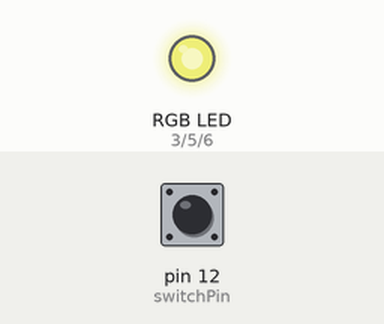
Simulated run of this sketch. Board: Arduino Nano, built with avr-gcc and run on an emulated ATmega328P. Shown: an RGB LED mixed from three pins (HIGH = lit). Dashed ring = blinking. Inputs (shaded band) come from the test bench; at power-on: pin 12 (switchPin) HIGH. Dim RGB values are drawn brighter than linear.

Above: at 1.2 s.
1.3 s: pin 12 (switchPin) pulled LOW for 0.15 s
At 3.15 s:
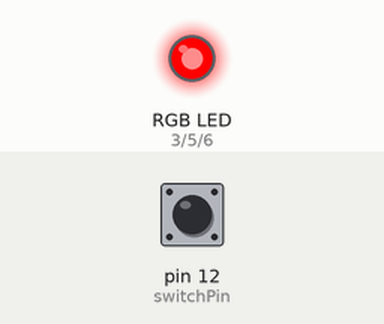
4.3 s: pin 12 (switchPin) pulled LOW for 1 s
At 4.75 s:
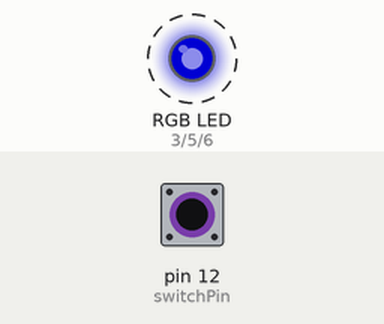
7.3 s: pin 12 (switchPin) pulled LOW for 0.15 s
10.3 s: pin 12 (switchPin) pulled LOW for 3.2 s
At 10.75 s:
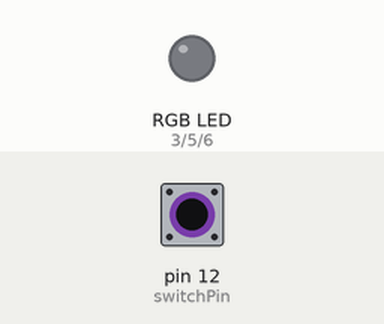
15.0 s: pin 12 (switchPin) pulled LOW for 0.15 s
At 16.79 s:
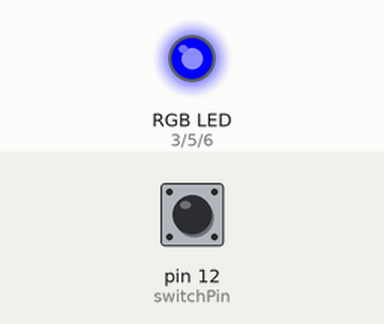
18.1 s: pin 12 (switchPin) pulled LOW for 1 s
Timing chart, 0 to 30.8 s (numbered marks = the images above; inputs shaded):
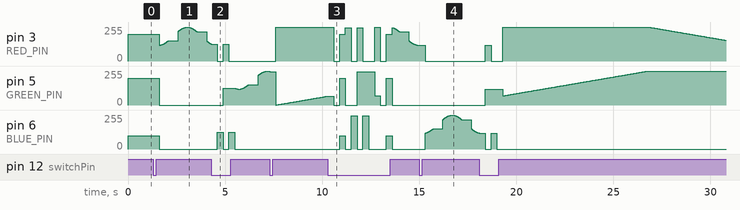

The sketch:

minecraft-ore-cube.ino
```cpp
// Program for the Minecraft Ore lamp. See https://www.thingiverse.com/thing:3625720
//
// Made on an Arduino Nano V3. The LED pins needs to be PWM capable pins.
//
// Pins:
// Red: 3
// Green: 5
// Blue: 6
// Switch: 12
//
// The button has seven functions.
// Button press #1-#5 switches between the different Minecraft ore colors (except coal).
// To change the fade effect on the ore colors, change the MIN/MAX variable. The fade effect will cycle the intensisty
// of the LED between these values.
// Button press #6 runs the LED through all colors. To speed up/slow down this effect, change the SPEED variable.
// Button press #7 switches off the LED. Another click on the button starts from the beginning again.
//
// Jörgen Pehrson, 2019
//
// Code edited to Chrono-Library cause Metro is not longer supported
// Thomas Denkmann, 2025


//#include <Metro.h>   //Not longer supported
#include <Chrono.h>

byte buttonPresses = 0;
byte lastPressCount = 1;

#define switchPin 12
#define RED_PIN 3
#define GREEN_PIN 5
#define BLUE_PIN 6
#define ARR_LEN 6
#define RGB_MAX 255
#define MAX_STEPS ARR_LEN * RGB_MAX
#define SPEED 40

int rgbRainbowMap[ARR_LEN][3] = {
  { 1, 0, 0 },
  { 1, 1, 0 },
  { 0, 1, 0 },
  { 0, 1, 1 },
  { 0, 0, 1 },
  { 1, 0, 1 },
};

byte maxi = 255; // 'max' and 'min' edited due ...
byte mini = 120; // ...to conflicts during compilation
float arg1 = 0;
float arg2 = 0;

int gleamStep = MAX_STEPS;
// Metro gleamMetro = Metro(SPEED);
Chrono myChrono;

void setup() {
  pinMode(switchPin, INPUT_PULLUP);
  pinMode(RED_PIN, OUTPUT);
  pinMode(GREEN_PIN, OUTPUT);
  pinMode(BLUE_PIN, OUTPUT);

}

void loop(){
  float out;

  if (digitalRead(switchPin) == LOW)
   {
    Serial.print("Pressed!");
    buttonPresses++;
    delay(300);
  }
  if (buttonPresses == 8) {
    buttonPresses = 0;
  }
  if (lastPressCount != buttonPresses)
  {
    lastPressCount = buttonPresses;
  }
      switch (buttonPresses) {
      case 0:
        // Iron
        analogWrite(RED_PIN, 200);
        analogWrite(GREEN_PIN, 200);
        analogWrite(BLUE_PIN, 100);
        break;
        case 1:
        // Redstone
        out = fadeLed();
        analogWrite(RED_PIN, out);
        analogWrite(GREEN_PIN, LOW);
        analogWrite(BLUE_PIN, LOW);
        break;
        case 2:
        // Lapiz Lazuli
        out = fadeLed();
        analogWrite(RED_PIN, LOW);
        analogWrite(GREEN_PIN, LOW);
        analogWrite(BLUE_PIN, out);
        break;
        case 3:
        // Gold
        out = fadeLed();
        analogWrite(RED_PIN, out);
        analogWrite(GREEN_PIN, out);
        analogWrite(BLUE_PIN, LOW);
        break;
        case 4:
        // Diamond
        out = fadeLed();
        analogWrite(RED_PIN, LOW);
        analogWrite(GREEN_PIN, out);
        analogWrite(BLUE_PIN, out);
        break;
        case 5:
        // Emerald
        out = fadeLed();
        analogWrite(RED_PIN, LOW);
        analogWrite(GREEN_PIN, out);
        analogWrite(BLUE_PIN, LOW);
        break;
        case 6:
         moodLight();
         break;
        case 7:
        //Off
        analogWrite(RED_PIN, LOW);
        analogWrite(GREEN_PIN, LOW);
        analogWrite(BLUE_PIN, LOW);
        break;

    }
}

float fadeLed (void) {
  static float in = 4.712;

  float result;
  arg1 = maxi/2 - mini/2;
  arg2 = maxi/2 + mini/2;
  in = in + 0.0004;
  if (in > 10.995)
   in = 4.712;
  result = sin(in) * arg1 + arg2;
  return result;
  }

void moodLight() {
  //if (gleamMetro.check()) {}
  if (myChrono.hasPassed(SPEED)) {
    myChrono.restart(); //New
    if (gleamStep >= MAX_STEPS) {
      gleamStep = 0;
    };
    moodRgb(gleamStep++);
  };
};

void moodRgb(int step) {
  int rgb[3] = {0, 0, 0};
  const int index = step / RGB_MAX;
  const int _mod = step % RGB_MAX;
  const int next = (index + 1 < ARR_LEN) ? index + 1 : 0;

  for (int i = 0; i < 3; i++) {
    const int section = rgbRainbowMap[index][i];
    const int nextSection = rgbRainbowMap[next][i];
    if (section == nextSection)
      rgb[i] = section * RGB_MAX;
    else if (section > nextSection)
      rgb[i] = RGB_MAX - _mod;
    else
      rgb[i] = _mod;
  };
  setRgb(rgb[0], rgb[1], rgb[2]);
}

void setRgb(int red, int green, int blue) {
  analogWrite(RED_PIN, red);
  analogWrite(GREEN_PIN, green);
  analogWrite(BLUE_PIN, blue);
}
```

Measured:
- after the input at 1.3 s, pin 5 (GREEN_PIN): 200/255 → 0/255 after 0.30 s; pin 6 (BLUE_PIN): 100/255 → 0/255 after 0.30 s
- after the input at 4.3 s, pin 6 (BLUE_PIN): alternates 127/255 for 0.30 s and 0/255 for 0.30 s, 4 changes in all, then stays 0/255, starting after 0.30 s
- after the input at 7.3 s, pin 3 (RED_PIN): 0/255 → 255/255 after 0.30 s
- after the input at 10.3 s, pin 3 (RED_PIN): 255/255 → 0/255 after 0.30 s, → 200/255 0.30 s later, → 251/255 0.30 s later, → 0/255 0.30 s later, … (72 changes in this stretch); pin 6 (BLUE_PIN): 0/255 → 100/255 after 0.60 s, → 0/255 0.30 s later, → 251/255 0.30 s later, → 0/255 0.30 s later, … (8 changes in this stretch)
- after the input at 15.0 s, pin 6 (BLUE_PIN): rises from 0/255 to 253/255 in 1.3 s, then falls to 120/255 in 1.5 s
